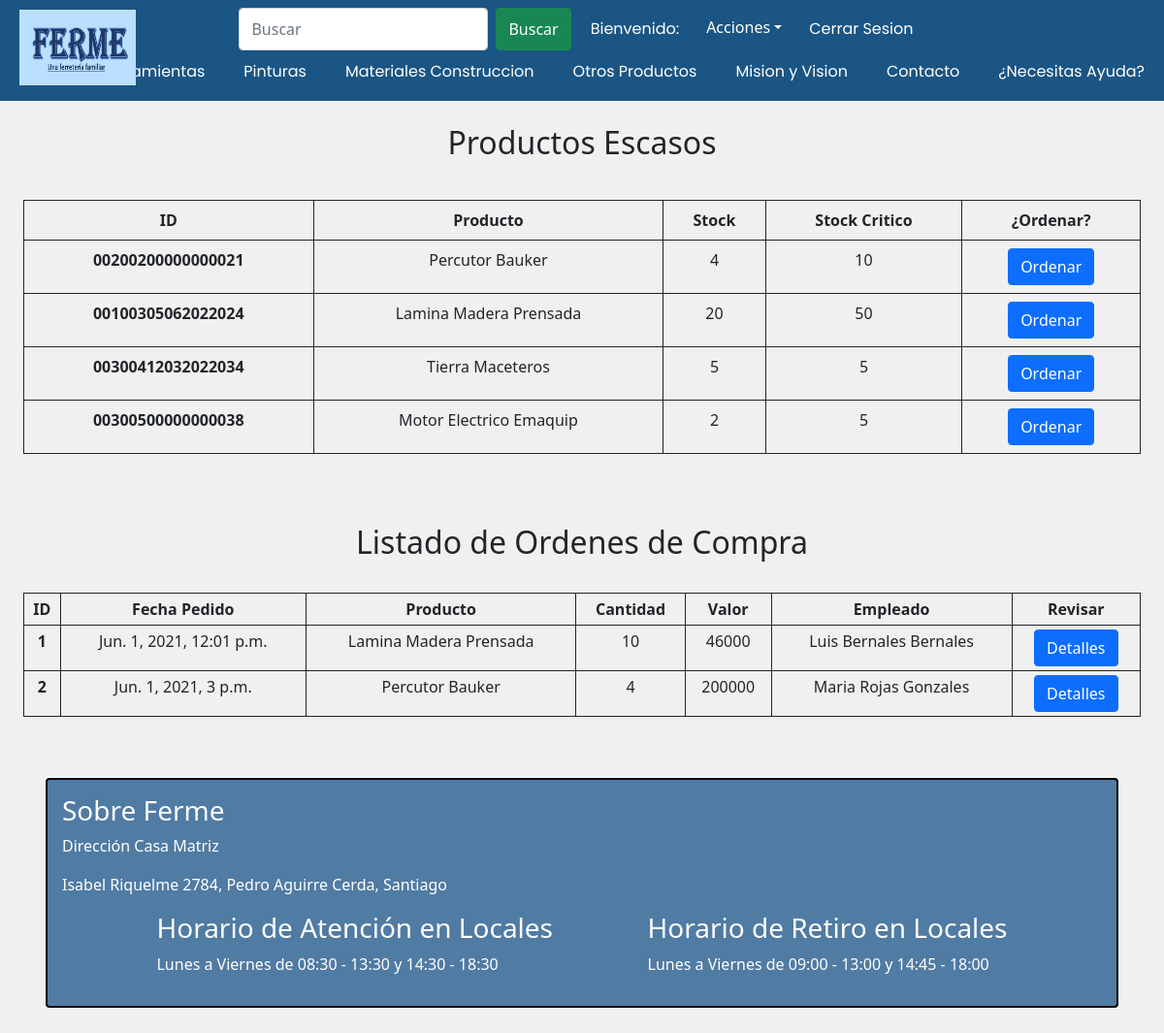
The app's page /listado_ordenCompra (signed in) with its own data.
### WebPage/models.py (models this page shows, shortened)
class Producto(models.Model):
    idProducto = models.CharField(max_length = 17, primary_key = True)
    nombre = models.CharField(max_length = 30)
    descripcion = models.CharField(max_length = 200)
    precio = models.IntegerField()
    stock = models.IntegerField()
    stockCrit = models.IntegerField()
    imagen = models.ImageField(upload_to='productos', default='not_found.jpg')
    fVenc = models.DateField(auto_now=False, auto_now_add=False, null=True, blank=True)
    idFamProducto = models.ForeignKey(FamiliaProducto, on_delete=models.CASCADE)
    idTipoProducto = models.ForeignKey(TipoProducto, on_delete=models.CASCADE)
    idProveedor = models.ForeignKey(Proveedor, on_delete=models.CASCADE)
    def __str__(self):
        return self.nombre

class OrdenCompra(models.Model):
    idOrdenCompra = models.AutoField(primary_key = True)
    idProducto = models.ForeignKey(Producto, on_delete=models.CASCADE)
    cantidad = models.IntegerField()
    total = models.IntegerField()
    comentario = models.CharField(max_length = 200, blank= True)
    fechaPedido = models.DateTimeField(auto_now=False, auto_now_add=False)
    idEmpleado = models.ForeignKey(Empleado, on_delete=models.CASCADE)
    enviada = models.BooleanField(default=False)
    recibido = models.BooleanField(default=False)
    valido = models.BooleanField(default=True)

class Persona(models.Model):
    rut = models.CharField(max_length = 10)
    nombres = models.CharField(max_length = 30)
    apellidoPaterno = models.CharField(max_length = 20, null= True, blank=True)
    apellidoMaterno = models.CharField(max_length = 20, null= True, blank=True)
    telefono = models.CharField(max_length = 9)
    direccion = models.CharField(max_length = 40)
    idComuna = models.ForeignKey(Comuna, on_delete=models.CASCADE)
    idUsuario = models.ForeignKey(User, on_delete=models.CASCADE)
    class Meta:
        abstract = True

class Empleado(Persona):
    idEmpleado = models.AutoField(primary_key = True)
    cargo = models.ForeignKey(Cargo, on_delete=models.CASCADE)
    def __str__(self):
        nombre = self.nombres + ' ' + self.apellidoPaterno + ' ' + self.apellidoMaterno
        return nombre

### WebPage/views.py (the view)
# urls.py: path('listado_ordenCompra', ListaOrdenCompra.as_view(), name='LISTORDENCOMPRA'),
@method_decorator(login_required(login_url='login/'), name='dispatch')
@method_decorator(group_required('Empleado', 'Proveedor'), name='dispatch')
class ListaOrdenCompra(ListView):
    model = OrdenCompra
    template_name = 'listadoOrden.html'
    context_object_name = 'Ordenes de Compra'
    def get_queryset(self): # Busqueda
        user = self.request.user
        if user.groups.filter(name="Proveedor").exists():
            try:
                proveedor = Proveedor.objects.get(idUsuario=user)
                lista = OrdenCompra.objects.filter(idProducto__idProveedor = proveedor)
                return lista
            except:
                lista = []
                return lista
        else:
            lista = OrdenCompra.objects.all()
            return lista
    def get_context_data(self, *args, **kwargs): # Context Data de Productos con Stock menor al Stock Critico
        context = super(ListaOrdenCompra, self).get_context_data(*args, **kwargs)
        context['Productos_StockCrit'] = Producto.objects.filter(stock__lte = F('stockCrit')) #Query
        return context

### WebPage/views.py (called while the page is built)
def group_required(*group_names):
   def in_groups(u):
       if u.is_authenticated:
           if bool(u.groups.filter(name__in=group_names)) | u.is_superuser:
               return True
       return False
   return user_passes_test(in_groups)

### WebPage/templates/listadoOrden.html (shortened to what this page needs)
{% extends "Template.html" %}
{% load static %}
{% block estilos %}
    <link rel="stylesheet" href="{% static 'css/index.css' %}">
{% endblock estilos %}
{% block contenido %}
<div class="container-fluid p-auto m-auto">
    {% if user.groups.all.0.name == "Empleado" or user.is_superuser or user.is_staff %}
    <h2 class="text-center mt-4"> Productos Escasos</h2>
    <br>
    <div class = "container-fluid m-2 mx-auto overflow-auto">
    <table class ="table table-bordered border-dark text-center">
        <thead>
        <tr>
            <th >ID</th>
            <th >Producto</th>
            <th >Stock</th>
            <th >Stock Critico</th>
            <th >¿Ordenar?</th>
        </tr>
        </thead>
        <tbody>
        {% for item in Productos_StockCrit %}
        <tr>
            <th >{{item.idProducto}}</th>
            <td>{{item.nombre}}</td>
            <td>{{item.stock}}</td>
            <td>{{item.stockCrit}}</td>
            <td><a href="{% url 'ORDENCOMPRA' item.idProducto %}" id="enviarData" class="btn btn-primary" role="button"
                data-idProd="{{item.idProducto}}" data-idProv="{{item.idProveedor_id}}">Ordenar</a></td>
        </tr>
        {% endfor %}
        </tbody>
    </table>
    </div>
    <br>
    <br>
    {% endif %}
    <h2 class="text-center">Listado de Ordenes de Compra</h2>
    <br>
    <div class="container-fluid mx-auto overflow-auto table-responsive-sm">
    <table class ="table table-sm table-bordered border-dark text-center">
        <thead>
        <tr>
            <th>ID</th>
            <th>Fecha Pedido</th>
            <th>Producto</th>
            <th>Cantidad</th>
            <th>Valor</th>
            <th>Empleado</th>
            <th>Revisar</th>
        </tr>
        </thead>
        <tbody>
        {% for orden in object_list %}
        <tr>
            <th>{{orden.idOrdenCompra}}</th>
                <td>{{orden.fechaPedido}}</td>
                <td>{{orden.idProducto}}</td>
                <td>{{orden.cantidad}}</td>
                <td>{{orden.total}}</td>
                <td>{{orden.idEmpleado}}</td>
                <td><a href="/ordenCompra/{{orden.idOrdenCompra}}" class="btn btn-primary" role="button">Detalles</a></td>
        </tr>
        {% endfor %}
        </tbody>
    </table>
    </div>
</div>
{% endblock contenido%}

### WebPage/static/css/template.css (style rules this page uses)
* { margin: 0px; padding: 0px; box-sizing: border-box; list-style: none; }

### records on screen
Producto: idProducto "00200200000000021", nombre "Percutor Bauker", stock "4", stockCrit "10"
Producto: idProducto "00100305062022024", nombre "Lamina Madera Prensada", stock "20", stockCrit "50"
Producto: idProducto "00300412032022034", nombre "Tierra Maceteros", stock "5", stockCrit "5"
Producto: idProducto "00300500000000038", nombre "Motor Electrico Emaquip", stock "2", stockCrit "5"
OrdenCompra: idOrdenCompra "1", fechaPedido "Jun. 1, 2021, 12:01 p.m.", idProducto "Lamina Madera Prensada", cantidad "10", total "46000", idEmpleado "Luis Bernales Bernales"
OrdenCompra: idOrdenCompra "2", fechaPedido "Jun. 1, 2021, 3 p.m.", idProducto "Percutor Bauker", cantidad "4", total "200000", idEmpleado "Maria Rojas Gonzales"
